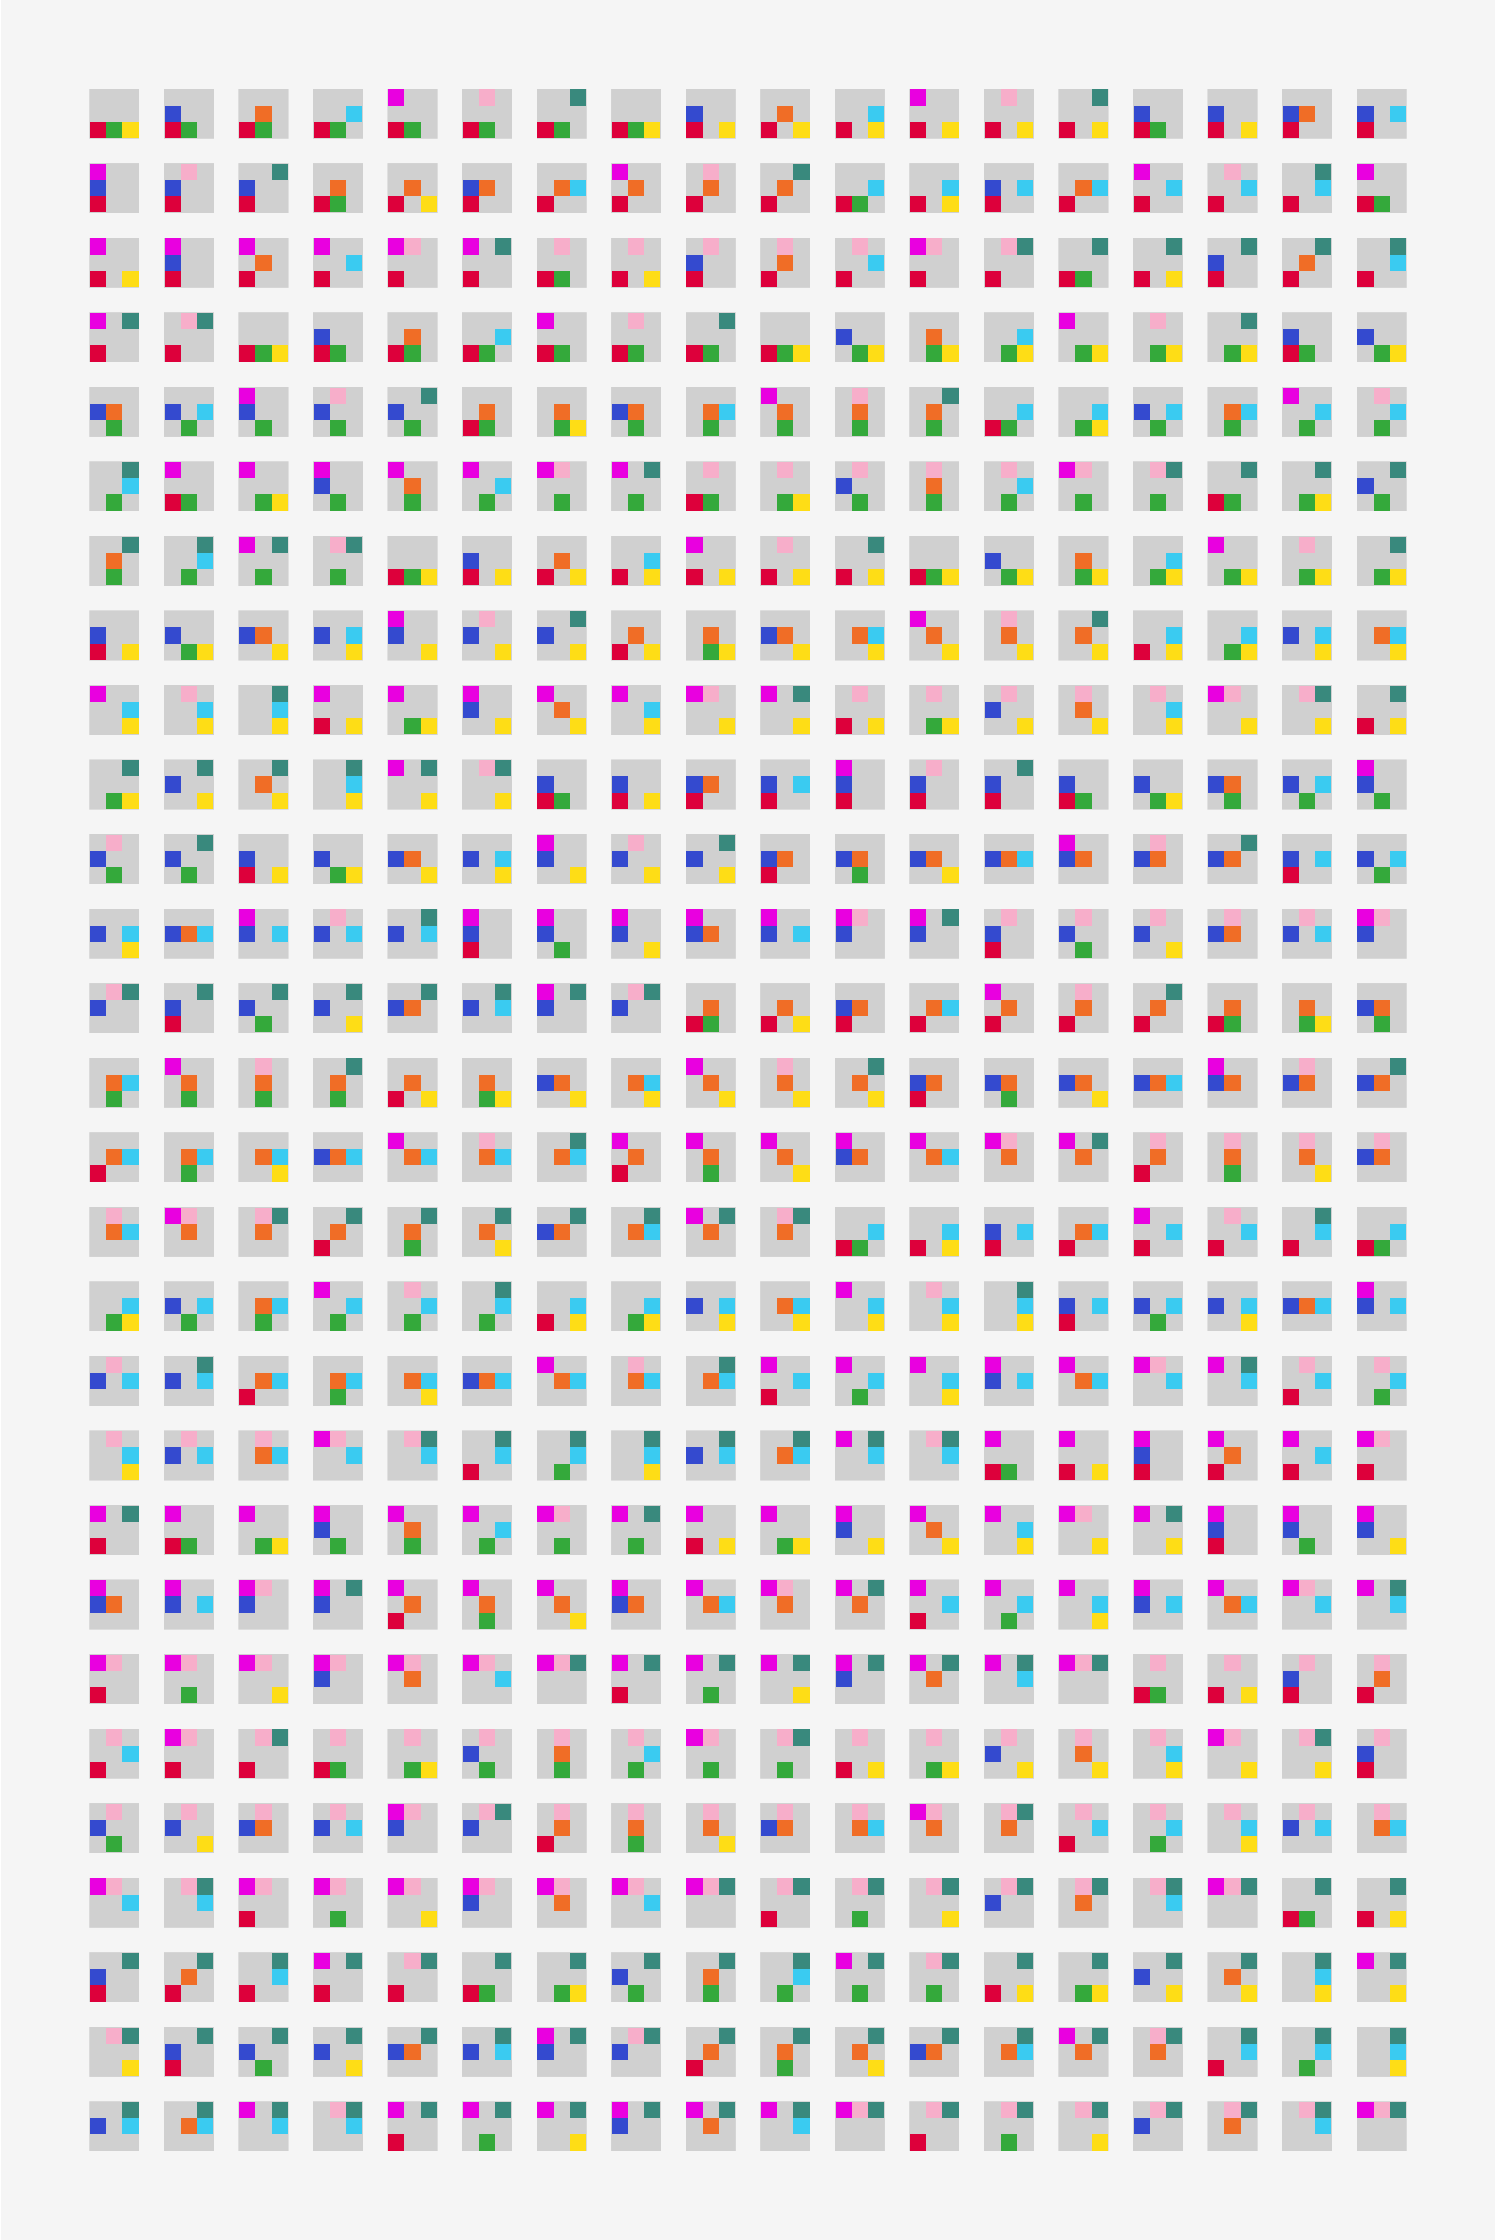

Write R code to recreate this figure.
library(tidyverse)

prmtns <- data.frame(
  a = 0:8,
  b = 0:8,
  c = 0:8
) %>% 
  expand(a, b, c) %>% 
  filter(a != b) %>% 
  filter(b != c) %>% 
  filter(a != c) %>%
	mutate(n = row_number())

pal <- c('#e6194B', '#3cb44b', '#ffe119', '#4363d8', '#f58231', '#42d4f4', '#f032e6', '#fabed4', '#469990')

ggplot(prmtns) +
  geom_tile(data = NULL, aes(1, 1, height = 3.1, width = 3.1), fill = "grey85", color = NA) +
  geom_tile(aes(a %% 3, a %/% 3, fill = factor(a)), color = NA) +
  geom_tile(aes(b %% 3, b %/% 3, fill = factor(b)), color = NA) +
  geom_tile(aes(c %% 3, c %/% 3, fill = factor(c)), color = NA) +
  scale_fill_manual(values = pal) +
  coord_fixed(expand = FALSE) +
	facet_wrap(vars(n), ncol = 18) +
  theme_void() +
	theme(
		strip.text = element_blank(),
		legend.position = "none",
		plot.background = element_rect(fill = "grey97", color = NA),
		plot.margin = margin(20, 20, 20, 20)
	) 

ggsave(here::here("genuary", "2021", "2021-25", "2021-25.png"), dpi = 320, height = 7, width = 4.675)

